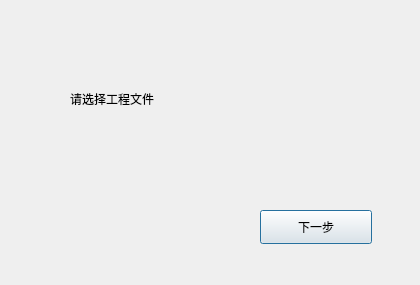
<?xml version="1.0" encoding="UTF-8"?>
<ui version="4.0">
 <class>OpenProjectDlg</class>
 <widget class="QDialog" name="OpenProjectDlg">
  <property name="geometry">
   <rect>
    <x>0</x>
    <y>0</y>
    <width>420</width>
    <height>285</height>
   </rect>
  </property>
  <property name="windowTitle">
   <string>打开工程</string>
  </property>
  <widget class="QPushButton" name="pushButton">
   <property name="geometry">
    <rect>
     <x>260</x>
     <y>210</y>
     <width>112</width>
     <height>34</height>
    </rect>
   </property>
   <property name="text">
    <string>下一步</string>
   </property>
  </widget>
  <widget class="QLabel" name="label">
   <property name="geometry">
    <rect>
     <x>70</x>
     <y>90</y>
     <width>270</width>
     <height>18</height>
    </rect>
   </property>
   <property name="text">
    <string>请选择工程文件</string>
   </property>
  </widget>
 </widget>
 <layoutdefault spacing="6" margin="11"/>
 <resources/>
 <connections/>
</ui>
